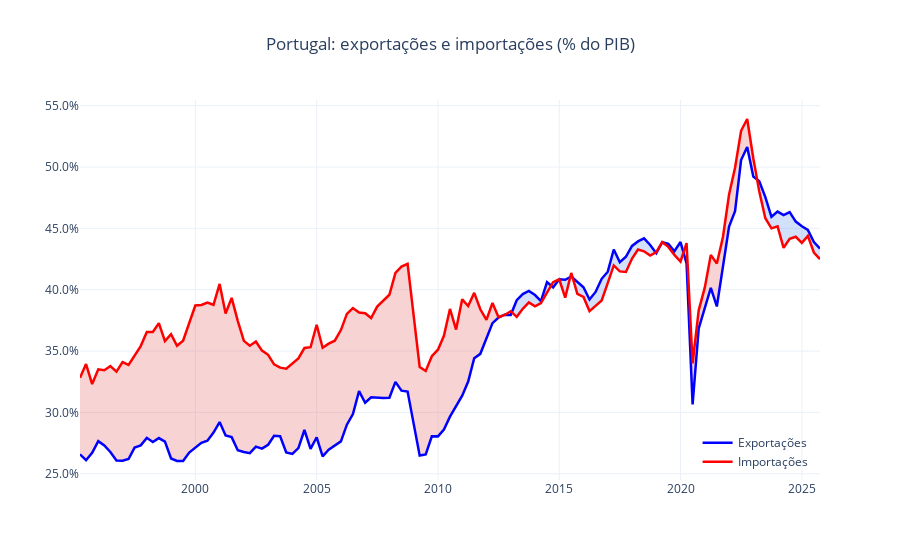

The cell this chart's notebook holds for it:
### Code cell
import plotly.graph_objects as go


df = (
    exports_gs.merge(imports_gs, on="time", how="inner")
    .merge(gdp_nominal, on="time", how="inner")
    .sort_values("time")
)
df["exp_share"] = df["exports_gs"] / df["gdp_nominal"] * 100
df["imp_share"] = df["imports_gs"] / df["gdp_nominal"] * 100

fill_df = df[["time", "exp_share", "imp_share"]].copy()
fill_df["diff"] = fill_df["exp_share"] - fill_df["imp_share"]

rows = []
for i in range(len(fill_df) - 1):
    rows.append(fill_df.iloc[i].to_dict())
    d0 = fill_df.iloc[i]["diff"]
    d1 = fill_df.iloc[i + 1]["diff"]
    if d0 * d1 < 0:
        frac = d0 / (d0 - d1)
        t0 = fill_df.iloc[i]["time"]
        t1 = fill_df.iloc[i + 1]["time"]
        tc = t0 + (t1 - t0) * frac
        e0 = fill_df.iloc[i]["exp_share"]
        e1 = fill_df.iloc[i + 1]["exp_share"]
        ec = e0 + (e1 - e0) * frac
        rows.append({"time": tc, "exp_share": ec, "imp_share": ec, "diff": 0.0})
rows.append(fill_df.iloc[-1].to_dict())

fill_df = pd.DataFrame(rows).sort_values("time").reset_index(drop=True)
mask = fill_df["diff"] >= 0

fig = go.Figure()

def add_fill(data, seg_mask, color, exp_above):
    groups = (seg_mask != seg_mask.shift()).cumsum()
    for _, g in data[seg_mask].groupby(groups[seg_mask]):
        x = g["time"]
        upper = g["exp_share"] if exp_above else g["imp_share"]
        lower = g["imp_share"] if exp_above else g["exp_share"]
        fig.add_trace(
            go.Scatter(
                x=pd.concat([x, x[::-1]]),
                y=pd.concat([upper, lower[::-1]]),
                fill="toself",
                fillcolor=color,
                line=dict(color="rgba(0,0,0,0)"),
                hoverinfo="skip",
                showlegend=False,
            )
        )

add_fill(fill_df, mask, "rgba(37, 99, 235, 0.2)", True)
add_fill(fill_df, ~mask, "rgba(220, 38, 38, 0.2)", False)

fig.add_trace(
    go.Scatter(
        x=df["time"],
        y=df["exp_share"],
        name="Exportações",
        mode="lines",
        line=dict(color="blue", width=2.5, shape="linear"),
    )
)
fig.add_trace(
    go.Scatter(
        x=df["time"],
        y=df["imp_share"],
        name="Importações",
        mode="lines",
        line=dict(color="red", width=2.5, shape="linear"),
    )
)

fig.update_layout(
    template="plotly_white",
    title="Portugal: exportações e importações (% do PIB)",
    title_x=0.5,
    legend_title_text="",
    xaxis_title="",
    yaxis_title="",
    legend=dict(x=0.99, y=0.01, xanchor="right", yanchor="bottom", bgcolor="rgba(0,0,0,0)", borderwidth=0),
)
fig.update_xaxes(dtick="M60", tickformat="%Y", hoverformat="%Y-%m-%d")
fig.update_yaxes(tickformat=".1f", ticksuffix="%")
fig.show()
